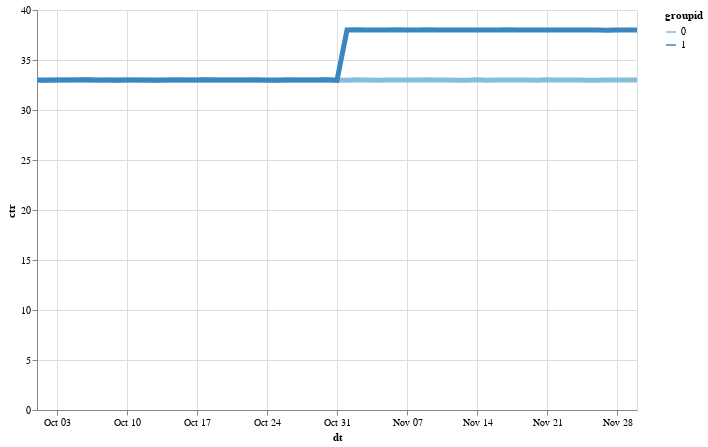

Here is the notebook cell this chart was saved with:
### Code cell
alt.Chart(data_ctr_avg).mark_line(size=5).encode(
    alt.X('dt'),
    alt.Y('ctr'),
    color='groupid:O',
    tooltip=['ctr']
).properties(
    width=600,
    height=400
)

### Figure 1 — Vega-Lite specification as saved in the notebook (floating-point values rounded to 4 significant figures)
{"config": {"view": {"continuousWidth": 400, "continuousHeight": 300}}, "data": {"name": "data-196ee856029eaf4f805b28a4204f191e"}, "mark": {"type": "line", "size": 5}, "encoding": {"color": {"field": "groupid", "type": "ordinal"}, "tooltip": [{"field": "ctr", "type": "quantitative"}], "x": {"field": "dt", "type": "temporal"}, "y": {"field": "ctr", "type": "quantitative"}}, "height": 400, "width": 600, "$schema": "https://vega.github.io/schema/vega-lite/v4.17.0.json", "datasets": {"data-196ee856029eaf4f805b28a4204f191e": [{"groupid": 0, "dt": "2021-10-01T00:00:00", "ctr": 32.98}, {"groupid": 0, "dt": "2021-10-02T00:00:00", "ctr": 33.0}, {"groupid": 0, "dt": "2021-10-03T00:00:00", "ctr": 33.0}, {"groupid": 0, "dt": "2021-10-04T00:00:00", "ctr": 32.99}, {"groupid": 0, "dt": "2021-10-05T00:00:00", "ctr": 33.01}, {"groupid": 0, "dt": "2021-10-06T00:00:00", "ctr": 33.02}, {"groupid": 0, "dt": "2021-10-07T00:00:00", "ctr": 32.98}, {"groupid": 0, "dt": "2021-10-08T00:00:00", "ctr": 33.0}, {"groupid": 0, "dt": "2021-10-09T00:00:00", "ctr": 33.02}, {"groupid": 0, "dt": "2021-10-10T00:00:00", "ctr": 33.0}, {"groupid": 0, "dt": "2021-10-11T00:00:00", "ctr": 32.99}, {"groupid": 0, "dt": "2021-10-12T00:00:00", "ctr": 32.98}, {"groupid": 0, "dt": "2021-10-13T00:00:00", "ctr": 33.0}, {"groupid": 0, "dt": "2021-10-14T00:00:00", "ctr": 32.99}, {"groupid": 0, "dt": "2021-10-15T00:00:00", "ctr": 33.01}, {"groupid": 0, "dt": "2021-10-16T00:00:00", "ctr": 32.99}, {"groupid": 0, "dt": "2021-10-17T00:00:00", "ctr": 32.99}, {"groupid": 0, "dt": "2021-10-18T00:00:00", "ctr": 33.0}, {"groupid": 0, "dt": "2021-10-19T00:00:00", "ctr": 33.01}, {"groupid": 0, "dt": "2021-10-20T00:00:00", "ctr": 33.0}, {"groupid": 0, "dt": "2021-10-21T00:00:00", "ctr": 32.99}, {"groupid": 0, "dt": "2021-10-22T00:00:00", "ctr": 33.01}, {"groupid": 0, "dt": "2021-10-23T00:00:00", "ctr": 33.02}, {"groupid": 0, "dt": "2021-10-24T00:00:00", "ctr": 32.96}, {"groupid": 0, "dt": "2021-10-25T00:00:00", "ctr": 33.0}, {"groupid": 0, "dt": "2021-10-26T00:00:00", "ctr": 33.03}, {"groupid": 0, "dt": "2021-10-27T00:00:00", "ctr": 33.01}, {"groupid": 0, "dt": "2021-10-28T00:00:00", "ctr": 33.01}, {"groupid": 0, "dt": "2021-10-29T00:00:00", "ctr": 33.0}, {"groupid": 0, "dt": "2021-10-30T00:00:00", "ctr": 33.0}, {"groupid": 0, "dt": "2021-10-31T00:00:00", "ctr": 33.0}, {"groupid": 0, "dt": "2021-11-01T00:00:00", "ctr": 32.98}, {"groupid": 0, "dt": "2021-11-02T00:00:00", "ctr": 33.01}, {"groupid": 0, "dt": "2021-11-03T00:00:00", "ctr": 33.01}, {"groupid": 0, "dt": "2021-11-04T00:00:00", "ctr": 32.99}, {"groupid": 0, "dt": "2021-11-05T00:00:00", "ctr": 33.0}, {"groupid": 0, "dt": "2021-11-06T00:00:00", "ctr": 33.0}, {"groupid": 0, "dt": "2021-11-07T00:00:00", "ctr": 33.01}, {"groupid": 0, "dt": "2021-11-08T00:00:00", "ctr": 32.99}, {"groupid": 0, "dt": "2021-11-09T00:00:00", "ctr": 33.02}, {"groupid": 0, "dt": "2021-11-10T00:00:00", "ctr": 32.99}, {"groupid": 0, "dt": "2021-11-11T00:00:00", "ctr": 33.01}, {"groupid": 0, "dt": "2021-11-12T00:00:00", "ctr": 32.99}, {"groupid": 0, "dt": "2021-11-13T00:00:00", "ctr": 32.98}, {"groupid": 0, "dt": "2021-11-14T00:00:00", "ctr": 33.02}, {"groupid": 0, "dt": "2021-11-15T00:00:00", "ctr": 32.98}, {"groupid": 0, "dt": "2021-11-16T00:00:00", "ctr": 32.99}, {"groupid": 0, "dt": "2021-11-17T00:00:00", "ctr": 32.99}, {"groupid": 0, "dt": "2021-11-18T00:00:00", "ctr": 33.0}, {"groupid": 0, "dt": "2021-11-19T00:00:00", "ctr": 33.0}, {"groupid": 0, "dt": "2021-11-20T00:00:00", "ctr": 32.98}, {"groupid": 0, "dt": "2021-11-21T00:00:00", "ctr": 33.01}, {"groupid": 0, "dt": "2021-11-22T00:00:00", "ctr": 33.01}, {"groupid": 0, "dt": "2021-11-23T00:00:00", "ctr": 32.99}, {"groupid": 0, "dt": "2021-11-24T00:00:00", "ctr": 33.0}, {"groupid": 0, "dt": "2021-11-25T00:00:00", "ctr": 32.97}, {"groupid": 0, "dt": "2021-11-26T00:00:00", "ctr": 32.98}, {"groupid": 0, "dt": "2021-11-27T00:00:00", "ctr": 33.0}, {"groupid": 0, "dt": "2021-11-28T00:00:00", "ctr": 32.99}, {"groupid": 0, "dt": "2021-11-29T00:00:00", "ctr": 33.0}, {"groupid": 0, "dt": "2021-11-30T00:00:00", "ctr": 32.99}, {"groupid": 1, "dt": "2021-10-01T00:00:00", "ctr": 33.01}, {"groupid": 1, "dt": "2021-10-02T00:00:00", "ctr": 32.98}, {"groupid": 1, "dt": "2021-10-03T00:00:00", "ctr": 32.99}, {"groupid": 1, "dt": "2021-10-04T00:00:00", "ctr": 33.0}, {"groupid": 1, "dt": "2021-10-05T00:00:00", "ctr": 32.99}, {"groupid": 1, "dt": "2021-10-06T00:00:00", "ctr": 33.02}, {"groupid": 1, "dt": "2021-10-07T00:00:00", "ctr": 33.0}, {"groupid": 1, "dt": "2021-10-08T00:00:00", "ctr": 32.99}, {"groupid": 1, "dt": "2021-10-09T00:00:00", "ctr": 32.99}, {"groupid": 1, "dt": "2021-10-10T00:00:00", "ctr": 33.01}, {"groupid": 1, "dt": "2021-10-11T00:00:00", "ctr": 32.99}, {"groupid": 1, "dt": "2021-10-12T00:00:00", "ctr": 33.01}, {"groupid": 1, "dt": "2021-10-13T00:00:00", "ctr": 32.96}, {"groupid": 1, "dt": "2021-10-14T00:00:00", "ctr": 33.01}, {"groupid": 1, "dt": "2021-10-15T00:00:00", "ctr": 33.0}, {"groupid": 1, "dt": "2021-10-16T00:00:00", "ctr": 32.99}, {"groupid": 1, "dt": "2021-10-17T00:00:00", "ctr": 33.01}, {"groupid": 1, "dt": "2021-10-18T00:00:00", "ctr": 33.01}, {"groupid": 1, "dt": "2021-10-19T00:00:00", "ctr": 32.99}, {"groupid": 1, "dt": "2021-10-20T00:00:00", "ctr": 33.01}, {"groupid": 1, "dt": "2021-10-21T00:00:00", "ctr": 33.0}, {"groupid": 1, "dt": "2021-10-22T00:00:00", "ctr": 33.01}, {"groupid": 1, "dt": "2021-10-23T00:00:00", "ctr": 33.0}, {"groupid": 1, "dt": "2021-10-24T00:00:00", "ctr": 33.01}, {"groupid": 1, "dt": "2021-10-25T00:00:00", "ctr": 32.98}, {"groupid": 1, "dt": "2021-10-26T00:00:00", "ctr": 33.0}, {"groupid": 1, "dt": "2021-10-27T00:00:00", "ctr": 33.01}, {"groupid": 1, "dt": "2021-10-28T00:00:00", "ctr": 33.01}, {"groupid": 1, "dt": "2021-10-29T00:00:00", "ctr": 33.01}, {"groupid": 1, "dt": "2021-10-30T00:00:00", "ctr": 33.03}, {"groupid": 1, "dt": "2021-10-31T00:00:00", "ctr": 32.97}, {"groupid": 1, "dt": "2021-11-01T00:00:00", "ctr": 37.99}, {"groupid": 1, "dt": "2021-11-02T00:00:00", "ctr": 38.01}, {"groupid": 1, "dt": "2021-11-03T00:00:00", "ctr": 38.0}, {"groupid": 1, "dt": "2021-11-04T00:00:00", "ctr": 37.99}, {"groupid": 1, "dt": "2021-11-05T00:00:00", "ctr": 38.0}, {"groupid": 1, "dt": "2021-11-06T00:00:00", "ctr": 38.01}, {"groupid": 1, "dt": "2021-11-07T00:00:00", "ctr": 38.0}, {"groupid": 1, "dt": "2021-11-08T00:00:00", "ctr": 37.99}, {"groupid": 1, "dt": "2021-11-09T00:00:00", "ctr": 38.01}, {"groupid": 1, "dt": "2021-11-10T00:00:00", "ctr": 37.99}, {"groupid": 1, "dt": "2021-11-11T00:00:00", "ctr": 37.99}, {"groupid": 1, "dt": "2021-11-12T00:00:00", "ctr": 38.0}, {"groupid": 1, "dt": "2021-11-13T00:00:00", "ctr": 38.0}, {"groupid": 1, "dt": "2021-11-14T00:00:00", "ctr": 38.0}, {"groupid": 1, "dt": "2021-11-15T00:00:00", "ctr": 37.99}, {"groupid": 1, "dt": "2021-11-16T00:00:00", "ctr": 38.0}, {"groupid": 1, "dt": "2021-11-17T00:00:00", "ctr": 38.02}, {"groupid": 1, "dt": "2021-11-18T00:00:00", "ctr": 38.0}, {"groupid": 1, "dt": "2021-11-19T00:00:00", "ctr": 37.99}, {"groupid": 1, "dt": "2021-11-20T00:00:00", "ctr": 37.99}, {"groupid": 1, "dt": "2021-11-21T00:00:00", "ctr": 37.99}, {"groupid": 1, "dt": "2021-11-22T00:00:00", "ctr": 37.99}, {"groupid": 1, "dt": "2021-11-23T00:00:00", "ctr": 38.0}, {"groupid": 1, "dt": "2021-11-24T00:00:00", "ctr": 37.99}, {"groupid": 1, "dt": "2021-11-25T00:00:00", "ctr": 37.99}, {"groupid": 1, "dt": "2021-11-26T00:00:00", "ctr": 38.0}, {"groupid": 1, "dt": "2021-11-27T00:00:00", "ctr": 37.98}, {"groupid": 1, "dt": "2021-11-28T00:00:00", "ctr": 37.99}, {"groupid": 1, "dt": "2021-11-29T00:00:00", "ctr": 37.99}, {"groupid": 1, "dt": "2021-11-30T00:00:00", "ctr": 38.0}]}}
